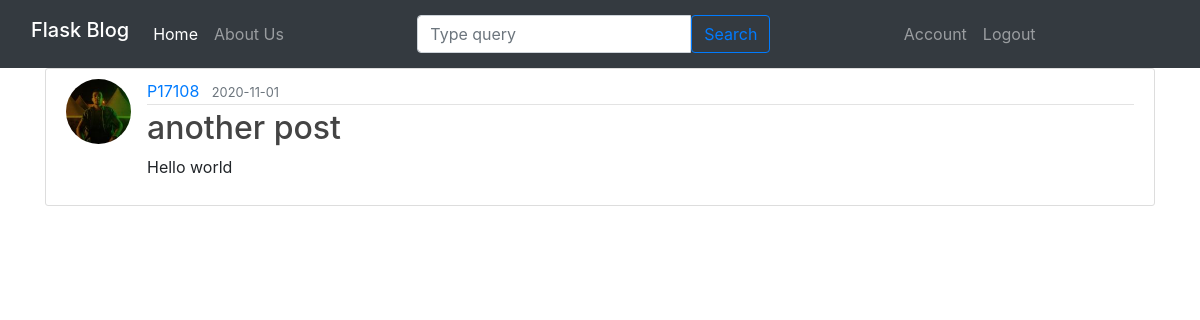
The page /my_posts (signed in) on the database its author committed.
### flaskblog/models.py (models this page shows, shortened)
class Post(db.Model ,UserMixin):
    id = db.Column(db.Integer , primary_key = True)
    title = db.Column(db.String(20) , nullable = False )
    content = db.Column(db.Text, nullable = False )
    date_posted = db.Column(db.DateTime , default=datetime.utcnow)
    user_id = db.Column(db.Integer , db.ForeignKey('user.id'))

class User(db.Model ,UserMixin):
    id = db.Column(db.Integer , primary_key = True)
    username = db.Column(db.String(20) , unique = True , nullable = False )
    email = db.Column(db.String(120) , unique = True , nullable = False )
    image_file = db.Column(db.String(40) , nullable = False , default = 'default.jpg')
    password = db.Column(db.String(60) , nullable = False)
    posts = db.relationship('Post' , backref = 'author')

### flaskblog/routes.py (the view)
@app.route("/my_posts")
@login_required
def my_posts():
    posts = Post.query.filter_by(author = current_user).all()
    return render_template('my_posts.html' , title = 'My Posts' , posts = posts)

### flaskblog/models.py (called while the page is built)
@login_manager.user_loader
def load_user(user_id):
    return User.query.get(int(user_id))

### flaskblog/templates/my_posts.html
{% extends 'layout.html' %}
{% block content %}
<div class="container">
    {% for post in posts %}
        <article class="media content-section">
          <img class="rounded-circle article-img" src="{{ url_for('static', filename='profile_pics/' + post.author.image_file) }}">
          <div class="media-body">
            <div class="article-metadata">
              <a class="mr-2" href="#">{{ post.author.username }}</a>
              <small class="text-muted">{{ post.date_posted.strftime('%Y-%m-%d') }}</small>
            </div>
            <h2><a class="article-title" href=" {{ url_for('post' , post_id = post.id) }} ">{{ post.title }}</a></h2>
            <p class="article-content">{{ post.content }}</p>
          </div>
        </article>
    {% endfor%}
</div>
{% endblock content %}

### flaskblog/static/main.css (style rules this page uses)
.article-img { max-width: 100%; min-width: 50px; height: auto; border-radius: 50%; }
body { background: #fafafa; color: #333333; margin-top: 5rem; }
h1, h2, h3, h4, h5, h6 { color: #444444; }
.content-section { background: #ffffff; padding: 10px 20px; border: 1px solid #dddddd; border-radius: 3px; margin-bottom: 20px; }
.article-title { color: #444444; }
.article-content { white-space: pre-line; }
.article-img { height: 65px; width: 65px; margin-right: 16px; }
.article-metadata { padding-bottom: 1px; margin-bottom: 4px; border-bottom: 1px solid #e3e3e3 }

### rows shown on the page
Post: image_file (picture), author.username "P17108", date_posted "2020-11-01", title "another post", content "Hello world"
